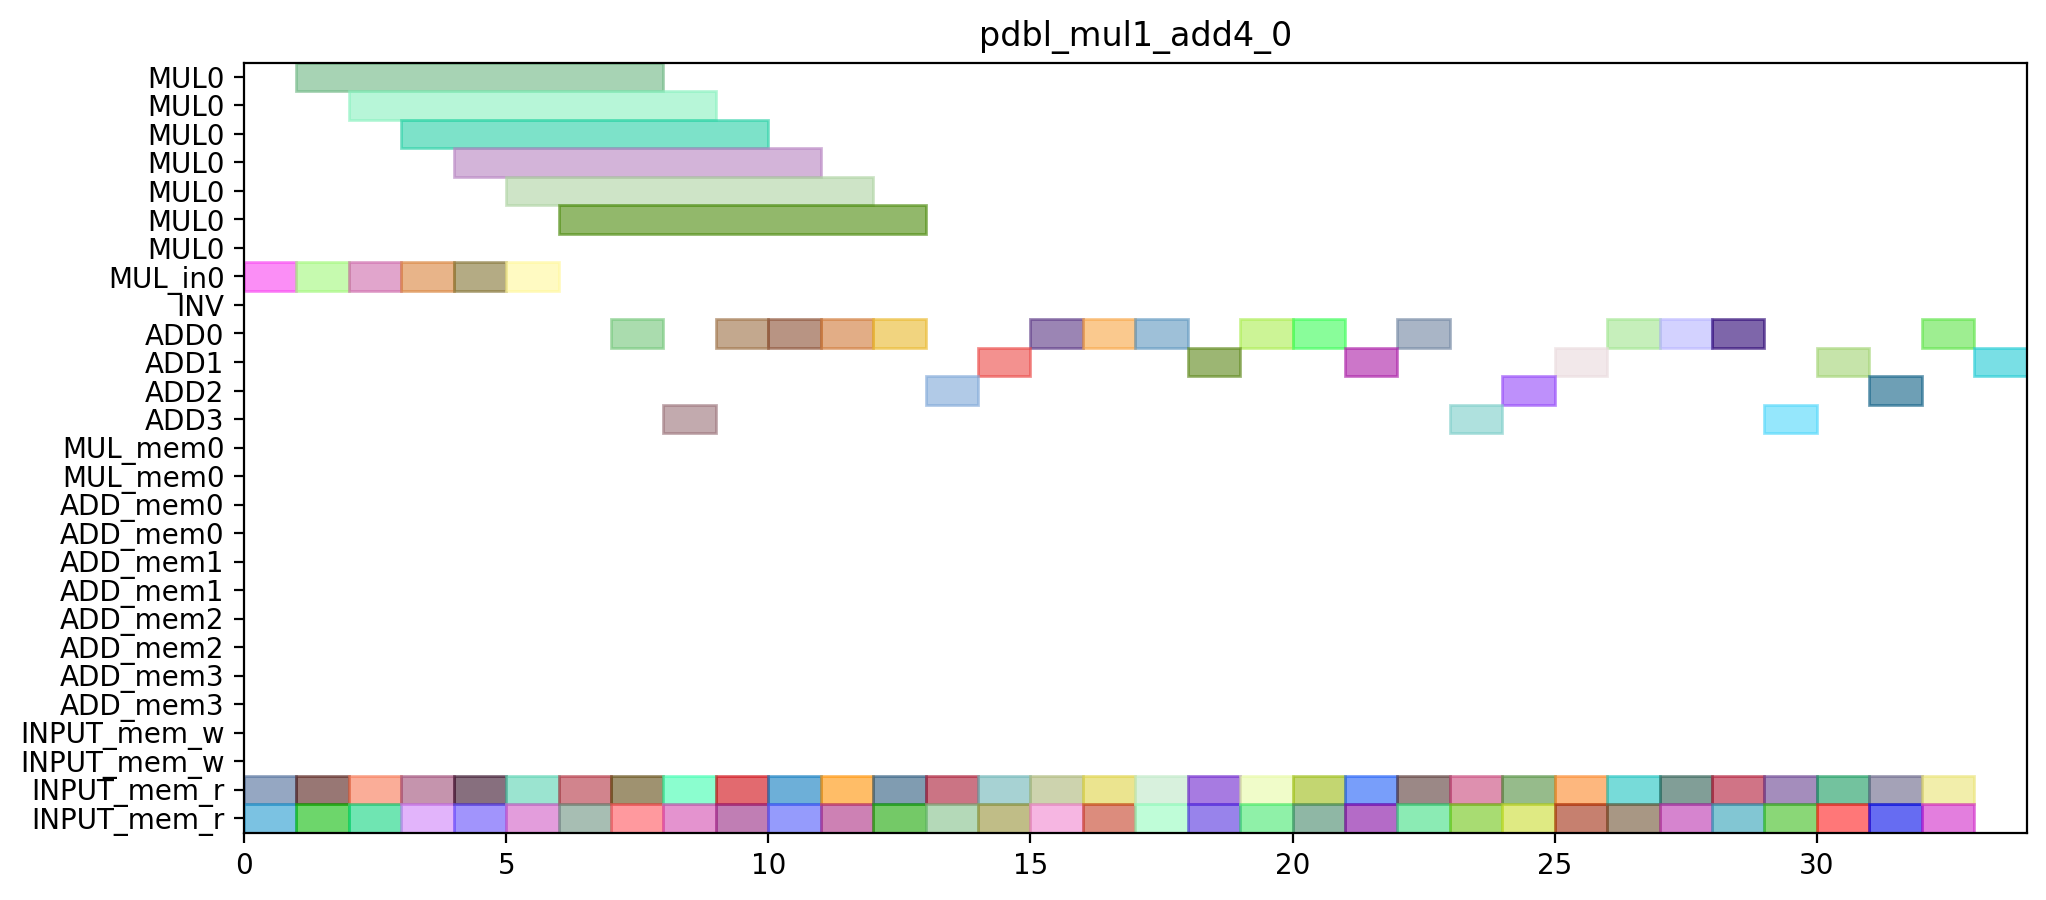

Source code (Python):
from pyschedule import Scenario, solvers, plotters, alt

def solve_pdbl_mul1_add4_0(ConstStep, ExpStep):
	horizon = 92
	S=Scenario("pdbl_mul1_add4_0",horizon = horizon)

	# resource
	MUL = S.Resources('MUL', num=1, size=7)
	MUL_in = S.Resources('MUL_in', num=1)
	INV = S.Resource('INV')
	ADD = S.Resources('ADD', num=4, periods=range(1, horizon))
	MUL_mem = S.Resources('MUL_mem', num=1, size=2)
	ADD_mem = S.Resources('ADD_mem', num=4, size=2)
	INPUT_mem_w = S.Resource('INPUT_mem_w', size=2)
	INPUT_mem_r = S.Resource('INPUT_mem_r', size=2)

	# result of previous scheduling

	# new tasks
	T0a10_new = S.Task('T0a10_new', length=1, delay_cost=1)
	T0a10_new += alt(ADD)

	T0a11_new = S.Task('T0a11_new', length=1, delay_cost=1)
	T0a11_new += alt(ADD)

	T0t10 = S.Task('T0t10', length=1, delay_cost=1)
	T0t10 += alt(ADD)

	T0t11 = S.Task('T0t11', length=1, delay_cost=1)
	T0t11 += alt(ADD)

	T0t0_a0a1_in = S.Task('T0t0_a0a1_in', length=1, delay_cost=1)
	T0t0_a0a1_in += alt(MUL_in)
	T0t0_a0a1 = S.Task('T0t0_a0a1', length=7, delay_cost=1)
	T0t0_a0a1 += alt(MUL)
	S+=T0t0_a0a1>=T0t0_a0a1_in

	T0t1_a0a1_in = S.Task('T0t1_a0a1_in', length=1, delay_cost=1)
	T0t1_a0a1_in += alt(MUL_in)
	T0t1_a0a1 = S.Task('T0t1_a0a1', length=7, delay_cost=1)
	T0t1_a0a1 += alt(MUL)
	S+=T0t1_a0a1>=T0t1_a0a1_in

	T0t2_a0a1 = S.Task('T0t2_a0a1', length=1, delay_cost=1)
	T0t2_a0a1 += alt(ADD)

	T1a10_new = S.Task('T1a10_new', length=1, delay_cost=1)
	T1a10_new += alt(ADD)

	T1a11_new = S.Task('T1a11_new', length=1, delay_cost=1)
	T1a11_new += alt(ADD)

	T1t10 = S.Task('T1t10', length=1, delay_cost=1)
	T1t10 += alt(ADD)

	T1t11 = S.Task('T1t11', length=1, delay_cost=1)
	T1t11 += alt(ADD)

	T1t0_a0a1_in = S.Task('T1t0_a0a1_in', length=1, delay_cost=1)
	T1t0_a0a1_in += alt(MUL_in)
	T1t0_a0a1 = S.Task('T1t0_a0a1', length=7, delay_cost=1)
	T1t0_a0a1 += alt(MUL)
	S+=T1t0_a0a1>=T1t0_a0a1_in

	T1t1_a0a1_in = S.Task('T1t1_a0a1_in', length=1, delay_cost=1)
	T1t1_a0a1_in += alt(MUL_in)
	T1t1_a0a1 = S.Task('T1t1_a0a1', length=7, delay_cost=1)
	T1t1_a0a1 += alt(MUL)
	S+=T1t1_a0a1>=T1t1_a0a1_in

	T1t2_a0a1 = S.Task('T1t2_a0a1', length=1, delay_cost=1)
	T1t2_a0a1 += alt(ADD)

	T2a10_new = S.Task('T2a10_new', length=1, delay_cost=1)
	T2a10_new += alt(ADD)

	T2a11_new = S.Task('T2a11_new', length=1, delay_cost=1)
	T2a11_new += alt(ADD)

	T2t10 = S.Task('T2t10', length=1, delay_cost=1)
	T2t10 += alt(ADD)

	T2t11 = S.Task('T2t11', length=1, delay_cost=1)
	T2t11 += alt(ADD)

	T2t0_a0a1_in = S.Task('T2t0_a0a1_in', length=1, delay_cost=1)
	T2t0_a0a1_in += alt(MUL_in)
	T2t0_a0a1 = S.Task('T2t0_a0a1', length=7, delay_cost=1)
	T2t0_a0a1 += alt(MUL)
	S+=T2t0_a0a1>=T2t0_a0a1_in

	T2t1_a0a1_in = S.Task('T2t1_a0a1_in', length=1, delay_cost=1)
	T2t1_a0a1_in += alt(MUL_in)
	T2t1_a0a1 = S.Task('T2t1_a0a1', length=7, delay_cost=1)
	T2t1_a0a1 += alt(MUL)
	S+=T2t1_a0a1>=T2t1_a0a1_in

	T2t2_a0a1 = S.Task('T2t2_a0a1', length=1, delay_cost=1)
	T2t2_a0a1 += alt(ADD)

	T3_2t3_0 = S.Task('T3_2t3_0', length=1, delay_cost=1)
	T3_2t3_0 += alt(ADD)

	T3_2t3_1 = S.Task('T3_2t3_1', length=1, delay_cost=1)
	T3_2t3_1 += alt(ADD)

	T3_2t3_a0b0 = S.Task('T3_2t3_a0b0', length=1, delay_cost=1)
	T3_2t3_a0b0 += alt(ADD)

	T3_2t3_a1b1 = S.Task('T3_2t3_a1b1', length=1, delay_cost=1)
	T3_2t3_a1b1 += alt(ADD)

	T400 = S.Task('T400', length=1, delay_cost=1)
	T400 += alt(ADD)

	T401 = S.Task('T401', length=1, delay_cost=1)
	T401 += alt(ADD)

	T410 = S.Task('T410', length=1, delay_cost=1)
	T410 += alt(ADD)

	T411 = S.Task('T411', length=1, delay_cost=1)
	T411 += alt(ADD)

	T500 = S.Task('T500', length=1, delay_cost=1)
	T500 += alt(ADD)

	T501 = S.Task('T501', length=1, delay_cost=1)
	T501 += alt(ADD)

	T510 = S.Task('T510', length=1, delay_cost=1)
	T510 += alt(ADD)

	T511 = S.Task('T511', length=1, delay_cost=1)
	T511 += alt(ADD)

	T0a10_new_mem0 = S.Task('T0a10_new_mem0', length=1, delay_cost=1)
	T0a10_new_mem0 += INPUT_mem_r
	S += T0a10_new_mem0<=T0a10_new

	T0a10_new_mem1 = S.Task('T0a10_new_mem1', length=1, delay_cost=1)
	T0a10_new_mem1 += INPUT_mem_r
	S += T0a10_new_mem1<=T0a10_new

	T0a11_new_mem0 = S.Task('T0a11_new_mem0', length=1, delay_cost=1)
	T0a11_new_mem0 += INPUT_mem_r
	S += T0a11_new_mem0<=T0a11_new

	T0a11_new_mem1 = S.Task('T0a11_new_mem1', length=1, delay_cost=1)
	T0a11_new_mem1 += INPUT_mem_r
	S += T0a11_new_mem1<=T0a11_new

	T0t10_mem0 = S.Task('T0t10_mem0', length=1, delay_cost=1)
	T0t10_mem0 += INPUT_mem_r
	S += T0t10_mem0<=T0t10

	T0t10_mem1 = S.Task('T0t10_mem1', length=1, delay_cost=1)
	T0t10_mem1 += INPUT_mem_r
	S += T0t10_mem1<=T0t10

	T0t11_mem0 = S.Task('T0t11_mem0', length=1, delay_cost=1)
	T0t11_mem0 += INPUT_mem_r
	S += T0t11_mem0<=T0t11

	T0t11_mem1 = S.Task('T0t11_mem1', length=1, delay_cost=1)
	T0t11_mem1 += INPUT_mem_r
	S += T0t11_mem1<=T0t11

	T0t0_a0a1_mem0 = S.Task('T0t0_a0a1_mem0', length=1, delay_cost=1)
	T0t0_a0a1_mem0 += INPUT_mem_r
	S += T0t0_a0a1_mem0<=T0t0_a0a1

	T0t0_a0a1_mem1 = S.Task('T0t0_a0a1_mem1', length=1, delay_cost=1)
	T0t0_a0a1_mem1 += INPUT_mem_r
	S += T0t0_a0a1_mem1<=T0t0_a0a1

	T0t1_a0a1_mem0 = S.Task('T0t1_a0a1_mem0', length=1, delay_cost=1)
	T0t1_a0a1_mem0 += INPUT_mem_r
	S += T0t1_a0a1_mem0<=T0t1_a0a1

	T0t1_a0a1_mem1 = S.Task('T0t1_a0a1_mem1', length=1, delay_cost=1)
	T0t1_a0a1_mem1 += INPUT_mem_r
	S += T0t1_a0a1_mem1<=T0t1_a0a1

	T0t2_a0a1_mem0 = S.Task('T0t2_a0a1_mem0', length=1, delay_cost=1)
	T0t2_a0a1_mem0 += INPUT_mem_r
	S += T0t2_a0a1_mem0<=T0t2_a0a1

	T0t2_a0a1_mem1 = S.Task('T0t2_a0a1_mem1', length=1, delay_cost=1)
	T0t2_a0a1_mem1 += INPUT_mem_r
	S += T0t2_a0a1_mem1<=T0t2_a0a1

	T1a10_new_mem0 = S.Task('T1a10_new_mem0', length=1, delay_cost=1)
	T1a10_new_mem0 += INPUT_mem_r
	S += T1a10_new_mem0<=T1a10_new

	T1a10_new_mem1 = S.Task('T1a10_new_mem1', length=1, delay_cost=1)
	T1a10_new_mem1 += INPUT_mem_r
	S += T1a10_new_mem1<=T1a10_new

	T1a11_new_mem0 = S.Task('T1a11_new_mem0', length=1, delay_cost=1)
	T1a11_new_mem0 += INPUT_mem_r
	S += T1a11_new_mem0<=T1a11_new

	T1a11_new_mem1 = S.Task('T1a11_new_mem1', length=1, delay_cost=1)
	T1a11_new_mem1 += INPUT_mem_r
	S += T1a11_new_mem1<=T1a11_new

	T1t10_mem0 = S.Task('T1t10_mem0', length=1, delay_cost=1)
	T1t10_mem0 += INPUT_mem_r
	S += T1t10_mem0<=T1t10

	T1t10_mem1 = S.Task('T1t10_mem1', length=1, delay_cost=1)
	T1t10_mem1 += INPUT_mem_r
	S += T1t10_mem1<=T1t10

	T1t11_mem0 = S.Task('T1t11_mem0', length=1, delay_cost=1)
	T1t11_mem0 += INPUT_mem_r
	S += T1t11_mem0<=T1t11

	T1t11_mem1 = S.Task('T1t11_mem1', length=1, delay_cost=1)
	T1t11_mem1 += INPUT_mem_r
	S += T1t11_mem1<=T1t11

	T1t0_a0a1_mem0 = S.Task('T1t0_a0a1_mem0', length=1, delay_cost=1)
	T1t0_a0a1_mem0 += INPUT_mem_r
	S += T1t0_a0a1_mem0<=T1t0_a0a1

	T1t0_a0a1_mem1 = S.Task('T1t0_a0a1_mem1', length=1, delay_cost=1)
	T1t0_a0a1_mem1 += INPUT_mem_r
	S += T1t0_a0a1_mem1<=T1t0_a0a1

	T1t1_a0a1_mem0 = S.Task('T1t1_a0a1_mem0', length=1, delay_cost=1)
	T1t1_a0a1_mem0 += INPUT_mem_r
	S += T1t1_a0a1_mem0<=T1t1_a0a1

	T1t1_a0a1_mem1 = S.Task('T1t1_a0a1_mem1', length=1, delay_cost=1)
	T1t1_a0a1_mem1 += INPUT_mem_r
	S += T1t1_a0a1_mem1<=T1t1_a0a1

	T1t2_a0a1_mem0 = S.Task('T1t2_a0a1_mem0', length=1, delay_cost=1)
	T1t2_a0a1_mem0 += INPUT_mem_r
	S += T1t2_a0a1_mem0<=T1t2_a0a1

	T1t2_a0a1_mem1 = S.Task('T1t2_a0a1_mem1', length=1, delay_cost=1)
	T1t2_a0a1_mem1 += INPUT_mem_r
	S += T1t2_a0a1_mem1<=T1t2_a0a1

	T2a10_new_mem0 = S.Task('T2a10_new_mem0', length=1, delay_cost=1)
	T2a10_new_mem0 += INPUT_mem_r
	S += T2a10_new_mem0<=T2a10_new

	T2a10_new_mem1 = S.Task('T2a10_new_mem1', length=1, delay_cost=1)
	T2a10_new_mem1 += INPUT_mem_r
	S += T2a10_new_mem1<=T2a10_new

	T2a11_new_mem0 = S.Task('T2a11_new_mem0', length=1, delay_cost=1)
	T2a11_new_mem0 += INPUT_mem_r
	S += T2a11_new_mem0<=T2a11_new

	T2a11_new_mem1 = S.Task('T2a11_new_mem1', length=1, delay_cost=1)
	T2a11_new_mem1 += INPUT_mem_r
	S += T2a11_new_mem1<=T2a11_new

	T2t10_mem0 = S.Task('T2t10_mem0', length=1, delay_cost=1)
	T2t10_mem0 += INPUT_mem_r
	S += T2t10_mem0<=T2t10

	T2t10_mem1 = S.Task('T2t10_mem1', length=1, delay_cost=1)
	T2t10_mem1 += INPUT_mem_r
	S += T2t10_mem1<=T2t10

	T2t11_mem0 = S.Task('T2t11_mem0', length=1, delay_cost=1)
	T2t11_mem0 += INPUT_mem_r
	S += T2t11_mem0<=T2t11

	T2t11_mem1 = S.Task('T2t11_mem1', length=1, delay_cost=1)
	T2t11_mem1 += INPUT_mem_r
	S += T2t11_mem1<=T2t11

	T2t0_a0a1_mem0 = S.Task('T2t0_a0a1_mem0', length=1, delay_cost=1)
	T2t0_a0a1_mem0 += INPUT_mem_r
	S += T2t0_a0a1_mem0<=T2t0_a0a1

	T2t0_a0a1_mem1 = S.Task('T2t0_a0a1_mem1', length=1, delay_cost=1)
	T2t0_a0a1_mem1 += INPUT_mem_r
	S += T2t0_a0a1_mem1<=T2t0_a0a1

	T2t1_a0a1_mem0 = S.Task('T2t1_a0a1_mem0', length=1, delay_cost=1)
	T2t1_a0a1_mem0 += INPUT_mem_r
	S += T2t1_a0a1_mem0<=T2t1_a0a1

	T2t1_a0a1_mem1 = S.Task('T2t1_a0a1_mem1', length=1, delay_cost=1)
	T2t1_a0a1_mem1 += INPUT_mem_r
	S += T2t1_a0a1_mem1<=T2t1_a0a1

	T2t2_a0a1_mem0 = S.Task('T2t2_a0a1_mem0', length=1, delay_cost=1)
	T2t2_a0a1_mem0 += INPUT_mem_r
	S += T2t2_a0a1_mem0<=T2t2_a0a1

	T2t2_a0a1_mem1 = S.Task('T2t2_a0a1_mem1', length=1, delay_cost=1)
	T2t2_a0a1_mem1 += INPUT_mem_r
	S += T2t2_a0a1_mem1<=T2t2_a0a1

	T3_2t3_0_mem0 = S.Task('T3_2t3_0_mem0', length=1, delay_cost=1)
	T3_2t3_0_mem0 += INPUT_mem_r
	S += T3_2t3_0_mem0<=T3_2t3_0

	T3_2t3_0_mem1 = S.Task('T3_2t3_0_mem1', length=1, delay_cost=1)
	T3_2t3_0_mem1 += INPUT_mem_r
	S += T3_2t3_0_mem1<=T3_2t3_0

	T3_2t3_1_mem0 = S.Task('T3_2t3_1_mem0', length=1, delay_cost=1)
	T3_2t3_1_mem0 += INPUT_mem_r
	S += T3_2t3_1_mem0<=T3_2t3_1

	T3_2t3_1_mem1 = S.Task('T3_2t3_1_mem1', length=1, delay_cost=1)
	T3_2t3_1_mem1 += INPUT_mem_r
	S += T3_2t3_1_mem1<=T3_2t3_1

	T3_2t3_a0b0_mem0 = S.Task('T3_2t3_a0b0_mem0', length=1, delay_cost=1)
	T3_2t3_a0b0_mem0 += INPUT_mem_r
	S += T3_2t3_a0b0_mem0<=T3_2t3_a0b0

	T3_2t3_a0b0_mem1 = S.Task('T3_2t3_a0b0_mem1', length=1, delay_cost=1)
	T3_2t3_a0b0_mem1 += INPUT_mem_r
	S += T3_2t3_a0b0_mem1<=T3_2t3_a0b0

	T3_2t3_a1b1_mem0 = S.Task('T3_2t3_a1b1_mem0', length=1, delay_cost=1)
	T3_2t3_a1b1_mem0 += INPUT_mem_r
	S += T3_2t3_a1b1_mem0<=T3_2t3_a1b1

	T3_2t3_a1b1_mem1 = S.Task('T3_2t3_a1b1_mem1', length=1, delay_cost=1)
	T3_2t3_a1b1_mem1 += INPUT_mem_r
	S += T3_2t3_a1b1_mem1<=T3_2t3_a1b1

	T400_mem0 = S.Task('T400_mem0', length=1, delay_cost=1)
	T400_mem0 += INPUT_mem_r
	S += T400_mem0<=T400

	T400_mem1 = S.Task('T400_mem1', length=1, delay_cost=1)
	T400_mem1 += INPUT_mem_r
	S += T400_mem1<=T400

	T401_mem0 = S.Task('T401_mem0', length=1, delay_cost=1)
	T401_mem0 += INPUT_mem_r
	S += T401_mem0<=T401

	T401_mem1 = S.Task('T401_mem1', length=1, delay_cost=1)
	T401_mem1 += INPUT_mem_r
	S += T401_mem1<=T401

	T410_mem0 = S.Task('T410_mem0', length=1, delay_cost=1)
	T410_mem0 += INPUT_mem_r
	S += T410_mem0<=T410

	T410_mem1 = S.Task('T410_mem1', length=1, delay_cost=1)
	T410_mem1 += INPUT_mem_r
	S += T410_mem1<=T410

	T411_mem0 = S.Task('T411_mem0', length=1, delay_cost=1)
	T411_mem0 += INPUT_mem_r
	S += T411_mem0<=T411

	T411_mem1 = S.Task('T411_mem1', length=1, delay_cost=1)
	T411_mem1 += INPUT_mem_r
	S += T411_mem1<=T411

	T500_mem0 = S.Task('T500_mem0', length=1, delay_cost=1)
	T500_mem0 += INPUT_mem_r
	S += T500_mem0<=T500

	T500_mem1 = S.Task('T500_mem1', length=1, delay_cost=1)
	T500_mem1 += INPUT_mem_r
	S += T500_mem1<=T500

	T501_mem0 = S.Task('T501_mem0', length=1, delay_cost=1)
	T501_mem0 += INPUT_mem_r
	S += T501_mem0<=T501

	T501_mem1 = S.Task('T501_mem1', length=1, delay_cost=1)
	T501_mem1 += INPUT_mem_r
	S += T501_mem1<=T501

	T510_mem0 = S.Task('T510_mem0', length=1, delay_cost=1)
	T510_mem0 += INPUT_mem_r
	S += T510_mem0<=T510

	T510_mem1 = S.Task('T510_mem1', length=1, delay_cost=1)
	T510_mem1 += INPUT_mem_r
	S += T510_mem1<=T510

	T511_mem0 = S.Task('T511_mem0', length=1, delay_cost=1)
	T511_mem0 += INPUT_mem_r
	S += T511_mem0<=T511

	T511_mem1 = S.Task('T511_mem1', length=1, delay_cost=1)
	T511_mem1 += INPUT_mem_r
	S += T511_mem1<=T511

	solvers.mip.solve(S,msg=1,kind='CPLEX',ratio_gap=1.01)

	solution = [['hoge']*len(S.solution()[1]) for i in range(len(S.solution()))]
	for i in range(len(S.solution())):
		for j in range(len(S.solution()[i])):
			solution[i][j]=str(S.solution()[i][j])
	print(solution)

	cycles = int(solution[-1][3])

	pic_file_name = "pdbl_mul1_add4/pdbl_mul1_add4_0.png"
	if(S.solution() != []):
		plotters.matplotlib.plot(S,img_filename=pic_file_name, vertical_text=True, fig_size=(cycles*0.25+3, 5), show_task_labels=False)

	return solution

if __name__ == "__main__":
	solution = solve_pdbl_mul1_add4_0(0, 0)
